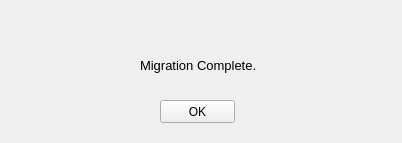
<?xml version="1.0" encoding="UTF-8"?>
<ui version="4.0">
 <class>Form</class>
 <widget class="QWidget" name="Form">
  <property name="geometry">
   <rect>
    <x>0</x>
    <y>0</y>
    <width>402</width>
    <height>143</height>
   </rect>
  </property>
  <property name="windowTitle">
   <string>Complete</string>
  </property>
  <widget class="QLabel" name="label">
   <property name="geometry">
    <rect>
     <x>40</x>
     <y>40</y>
     <width>61</width>
     <height>61</height>
    </rect>
   </property>
   <property name="text">
    <string/>
   </property>
   <property name="pixmap">
    <pixmap resource="myres.qrc">:/icon/OK.png</pixmap>
   </property>
   <property name="scaledContents">
    <bool>true</bool>
   </property>
  </widget>
  <widget class="QLabel" name="label_2">
   <property name="geometry">
    <rect>
     <x>140</x>
     <y>50</y>
     <width>171</width>
     <height>31</height>
    </rect>
   </property>
   <property name="font">
    <font>
     <pointsize>10</pointsize>
     <weight>50</weight>
     <bold>false</bold>
    </font>
   </property>
   <property name="text">
    <string>Migration Complete.</string>
   </property>
  </widget>
  <widget class="QPushButton" name="pushButton_2">
   <property name="geometry">
    <rect>
     <x>160</x>
     <y>100</y>
     <width>75</width>
     <height>23</height>
    </rect>
   </property>
   <property name="text">
    <string>OK</string>
   </property>
  </widget>
 </widget>
 <resources>
  <include location="myres.qrc"/>
 </resources>
 <connections/>
</ui>
